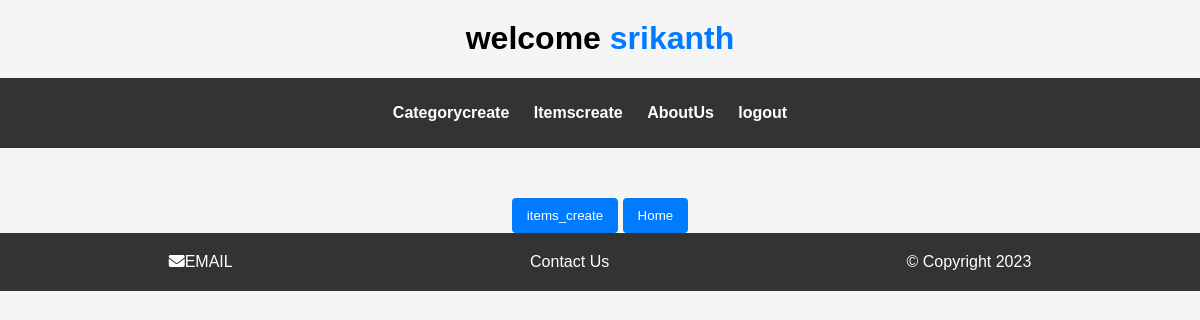
The app's page /owner_app/items_display_view/19/ (signed in), older data.
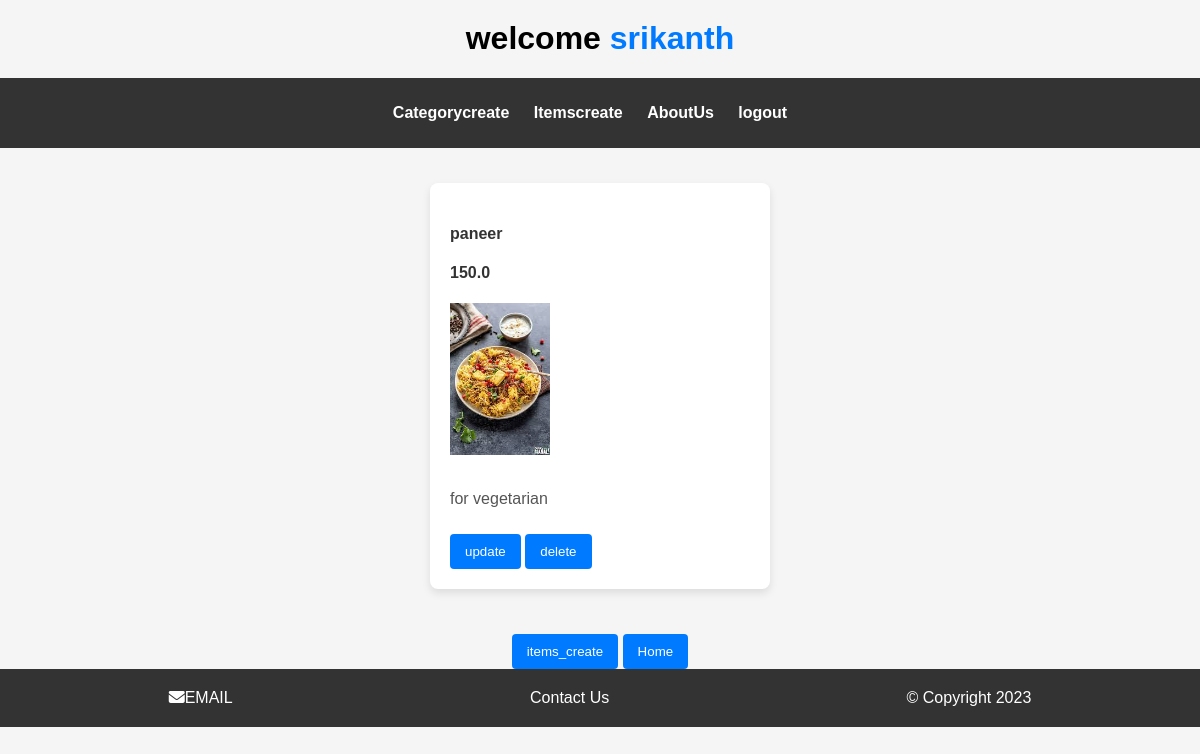
The same page, newer data.
### crud_app/models.py (models this page shows)
class food_model(models.Model):
    category_id=models.ForeignKey(category_model,on_delete=models.CASCADE)
    hotel_id=models.IntegerField()
    item_id=models.AutoField(primary_key=True)
    item_name=models.CharField(max_length=30)
    item_price=models.FloatField()
    item_quantity=models.IntegerField(default=1)
    item_desc=models.TextField()
    item_image=models.ImageField()

### owner_app/views.py (the view)
@login_required(login_url='/owner_app/owner_login_view/')
def items_display_view(request,pk):
    res=food_model.objects.filter(category_id=pk)
    return render(request=request,template_name='items_display.html',context={'res':res})

### owner_app/templates/items_display.html (shortened to what this page needs)
<!DOCTYPE html>
<html lang="en">
<head>
</head>
<body>
    {% include 'partials/_header_owner.html' %}
    <div id="items-dis">
    {% if res%}
        {% for i in res %}
        <div id="item">
        <h4>{{i.item_name}}</h4>
        <h4>{{i.item_price}}</h4>
        <img src="{{i.item_image.url}}" alt="" height="100px" width="100px">
        <p>{{i.item_desc}}</p>
        <a href="{% url 'crud_app:item_update' pk=i.item_id%}"><button>update</button></a>
        <a href="{% url 'crud_app:item_delete' pk=i.item_id%}"><button>delete</button></a>
        </div>
        {% endfor %}
    {% endif %}
</div>
<div id="buttons">
<a href="{% url 'crud_app:items' %}"><button>
    items_create
</button></a>
<a href="{% url 'owner_app:sample_home_view' %}"><button>
    Home
</button></a>
</div>
{% include 'partials/_footer.html' %}
</body>
</html>

Row changes from the older to the newer data that the page shows:
added food_model: item_name "paneer", item_price "150.0", item_image (picture), item_desc "for vegetarian"
